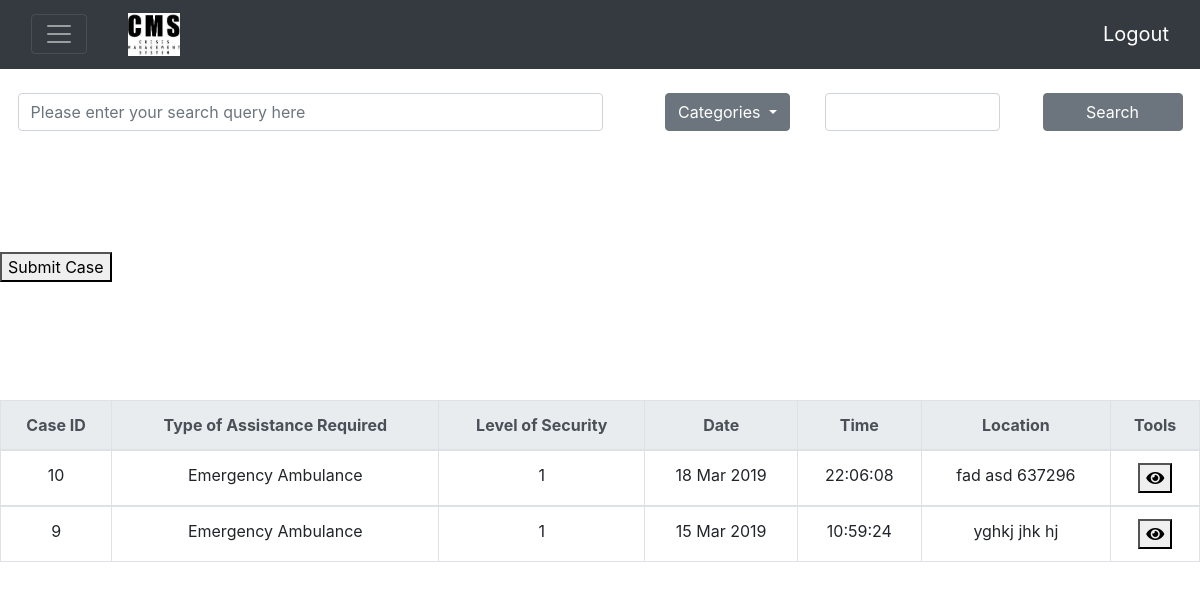
Before: /cms/ (signed in) with the older database file.
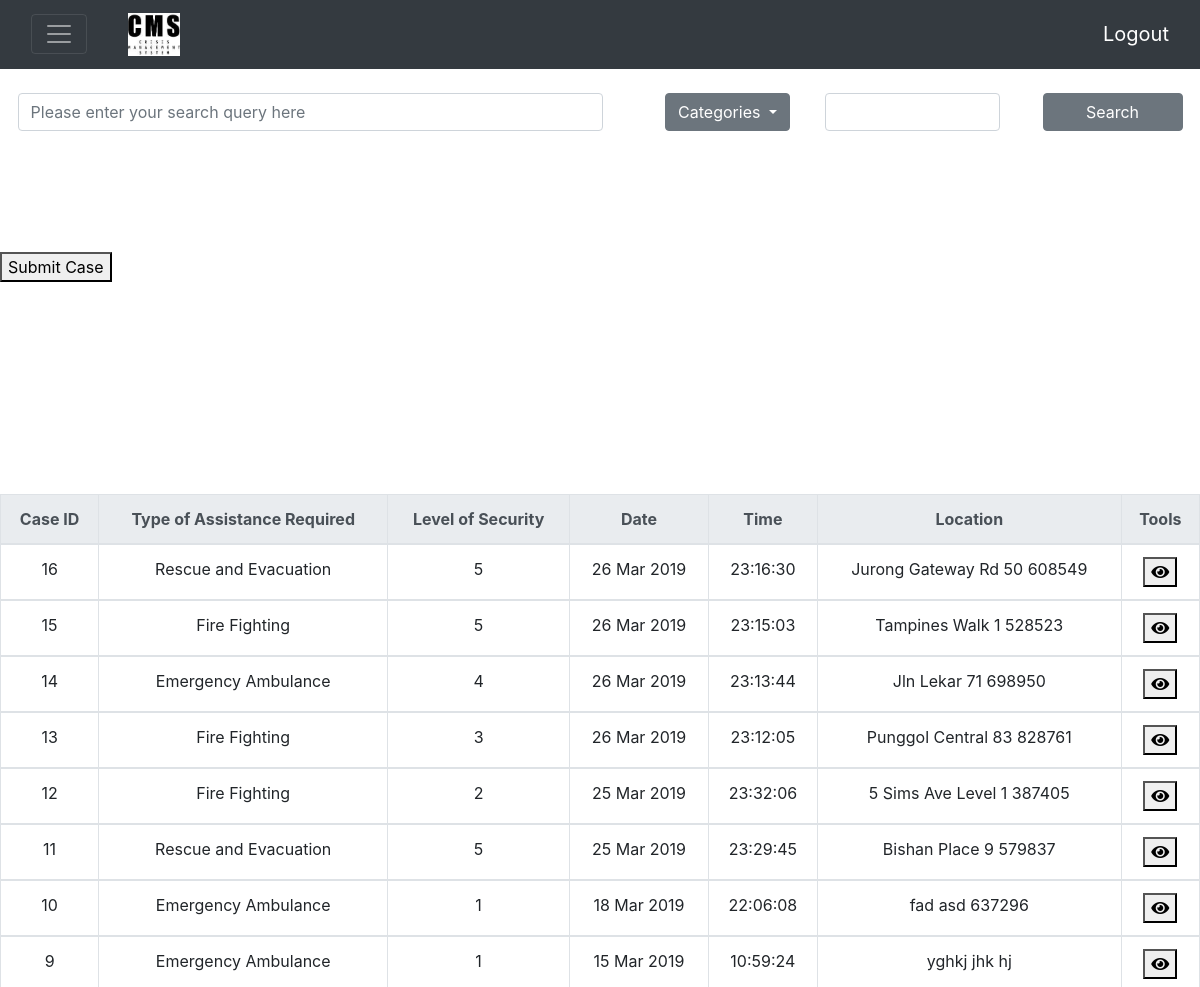
After: the same page with the newer database file.
### cms/models.py (models this page shows)
class Incident(models.Model):
	Fire = 'FIR'
	Haze = 'HAZ'
	Bird = 'BIR'
	Tsunami = 'TSU'
	Aftershock = 'AFT'
	Terrorist = 'TER'
	INCIDENT_TYPE_CHOICES = (
		(Fire,'Fire outbreak'),
		(Haze, 'Haze'),
		(Bird, 'Bird flu outbreak'),
		(Tsunami, 'Tsunami'),
		(Aftershock, 'Earthquake Aftershock'),
		(Terrorist, 'Terrorist Activity')
	)
	id = models.AutoField(primary_key=True)
	submitter = models.ForeignKey(
		User,
		on_delete=models.CASCADE,
		null=True)
	caller = models.CharField(
		max_length=50,
		default='Anonymous')
	message = models.CharField(
		max_length=100,
		default='All is good')
	incident_type = models.CharField(
		max_length=3,
		choices=INCIDENT_TYPE_CHOICES,
		)
	incident_date = models.DateTimeField('date incident happens',
											auto_now_add=True)
	assistance_type = models.ForeignKey(
		Assistance,
		on_delete=models.CASCADE)
	severity = models.IntegerField(default=1,
		choices=(
			(1,'1'),
			(2,'2'),
			(3,'3'),
			(4,'4'),
			(5,'5'),
			))
	location = models.TextField(default ='Singapore')
	is_closed = models.BooleanField(default=False)
	incident_closed_date = models.DateTimeField(null=True)
	lat = models.FloatField(null=True)
	long = models.FloatField(null=True)
	class Meta:
		ordering = ["-incident_date"]

class Assistance(models.Model):
	number = models.CharField(
		max_length=8)
	name = models.CharField(
		max_length=50)
	def __str__(self):
		return self.name

### cms/views.py (the view)
# urls.py: path('', views.IndexView.as_view(), name='home'),
class IndexView(LoginRequiredMixin, generic.ListView):
	model = Incident
	context_object_name = 'incident_list'
	template_name = 'cms/index.html'
	conditions ={
		"severity": "severity",
		"date" : "incident_date__date"
	}
	def get_context_data(self, **kwargs):
		context = super().get_context_data(**kwargs)
		context['filter'] = IncidentFilter(self.request.GET,queryset=self.get_queryset())
		return context

### cms/templates/cms/index.html (shortened to what this page needs)
{% include "cms/nav bar.html" %}
{% block content %}
{% load tz %}
{% load static %}
<html>
<head>
	<link rel="stylesheet" href="https://use.fontawesome.com/releases/v5.7.2/css/all.css">
	<link rel="stylesheet" href="http://code.jquery.com/ui/1.11.0/themes/smoothness/jquery-ui.css">
</head>
<body>
	<div class="container-fluid">
	<form id="filter" method="GET">
		<div class="row" style="margin-top: 2%;">
			<div class="col-md-6">
				<input type="text" class="form-control" placeholder="Please enter your search query here" name="id" id="id_id">
			</div>
			<div class="col-md-2 text-right">
				<div class="dropdown">
						<button class="btn btn-secondary dropdown-toggle" type="button" id="dropdownMenuButton" data-toggle="dropdown" aria-haspopup="true" aria-expanded="false">
							Categories
						</button>
				</div>
			</div>
			<div class="col-md-2 text-center" >
					<input type="text" name="incident_day" value="" class="datepicker form-control" id="id_incident_day" autocomplete="off">
			</div>
			<div class="col-md-2 text-center">
					<button type="submit" class="btn btn-secondary" id="search">Search</button>
			</div>
		</div>
		</form>
	{% if incident_list %}
		<table class = "table table-bordered table-hover" id="maintable">
			<thead class="thead-light">
				<tr>
					<th scope="col" onclick="sort(0)">Case ID</th>
					<th scope="col">Type of Assistance Required</th>
					<th scope="col" onclick="sort(2)">Level of Security</th>
					<th scope="col" onclick="sort(3)">Date</th>
					<th scope="col" onclick="sort(4)">Time</th>
					<th scope="col">Location</th>
					<th scope="col">Tools</th>
				</tr>
			</thead>
			{% for incident in filter.qs %}
			<tbody>
			{% if incident.is_closed == False %}
			<tr id = "rowid">
				<td>{{ incident.id }}</td>
				<td>{{ incident.assistance_type }}</td>
				<td>{{ incident.severity }}</td>
				{% timezone "Asia/Singapore" %}
				<td>{{ incident.incident_date|date:"d M Y" }}</td>
				<td>{{ incident.incident_date|date:"H:i:s"}}</td>
				{% endtimezone %}
				<td>{{incident.location}}</td>
				<td style="text-align: center;">
					<button class= case-detail btn data-id="{% url 'cms:case' incident.pk %}" ><i class="fas fa-eye"  ></i></button>
				</td>
			</tr>
			{% endif %}
			{% endfor %}
			</tbody>
		</table>
	{% else %}
		<p>No incidents are available.</p>
	{% endif %}
	</div>
	<form action="{% url 'cms:create-incident' %}">
	<button type="submit">Submit Case</button>
	</form>
</body>
{% endblock %}
</html>

Changed rows visible on the page:
added Incident: id "16", assistance_type "Rescue and Evacuation", severity "5", incident_date "26 Mar 2019", incident_date "23:16:30", location "Jurong Gateway Rd 50 608549"
added Incident: id "15", assistance_type "Fire Fighting", severity "5", incident_date "26 Mar 2019", incident_date "23:15:03", location "Tampines Walk 1 528523"
added Incident: id "14", assistance_type "Emergency Ambulance", severity "4", incident_date "26 Mar 2019", incident_date "23:13:44", location "Jln Lekar 71 698950"
added Incident: id "13", assistance_type "Fire Fighting", severity "3", incident_date "26 Mar 2019", incident_date "23:12:05", location "Punggol Central 83 828761"
added Incident: id "12", assistance_type "Fire Fighting", severity "2", incident_date "25 Mar 2019", incident_date "23:32:06", location "5 Sims Ave Level 1 387405"
added Incident: id "11", assistance_type "Rescue and Evacuation", severity "5", incident_date "25 Mar 2019", incident_date "23:29:45", location "Bishan Place 9 579837"
